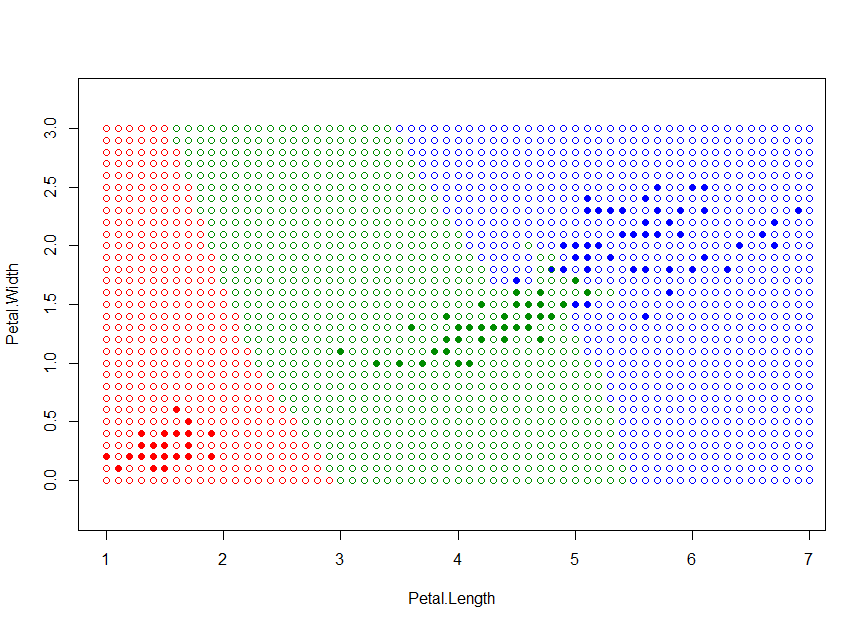

Reproduce this figure in R.
distance <- function(u, v){
  return(sqrt(sum((u - v)^2)))
}

sort <- function(set, point){
  n <- dim(set)[1]
  dist <- matrix(NA,n,2)
  for(i in 1:n){
    dist[i,1] <- i
    dist[i,2] <- distance(set[i,1:2],point)
  }
  orderedSet <- set[order(dist[, 2]), ]
  return(orderedSet)
}

kwNN <- function(orderedSet,q){
  n <- dim(orderedSet)[1]
  weights <- matrix(0,n,1)
  for (p in seq(1,n,1)) {
    weights[p] <- (q/100)^p
  }
  
  order_and_weight <- cbind(orderedSet, weights)
  classes <- order_and_weight[1:6, 3:4]
  
  w1 <- sum(classes[classes$Species == "setosa", 2])
  w2 <- sum(classes[classes$Species == "versicolor", 2])
  w3 <- sum(classes[classes$Species == "virginica", 2])
  
  answer <- matrix(c(w1, w2, w3), nrow = 1, ncol = 3, byrow = TRUE, list(c(1), c(1, 2, 3)))
  class <- c("setosa", "versicolor", "virginica")
  
  return(class[which.max(answer)])
}


loo <- function(){
  arrayOfErrors <- matrix(0,99,1)
  for (i in seq(1,150,1)) {
    set <- iris[ ,3:5]
    point <- set[i,1:2]
    set <- set[-i,]
    set <- sort(set,point)
      for (q in seq(1,99,1)) {
        class <- kwNN(set,q)
        if (class != iris[i,5]) {
          arrayOfErrors[q] <- arrayOfErrors[q] + 1
        }
      }
      
  }
  print(arrayOfErrors)
  res <- which.min(arrayOfErrors)
  return(res)
}

colors <- c("setosa" = "red", "versicolor" = "green4", "virginica" = "blue")
plot(iris[, 3:4], pch = 21, bg = colors[iris$Species], col = colors[iris$Species], asp = 1, ylim = c(0,3))
##Вычисляем оптимальное q, при k=6
q <- loo()/100
for (x in seq(1,7,0.1)){
  for (y in seq(0,3,0.1)){
  point <- c(x,y)
  print(point)
  set <- sort(iris[, 3:5],point)
  ##Определяем класс нашей точки, методом k ближайших взвещенных соседей
  class <- kwNN(set,q)
  print(class)
  points(point[1], point[2], pch = 1, col = colors[class], asp = 1)
  }
}
